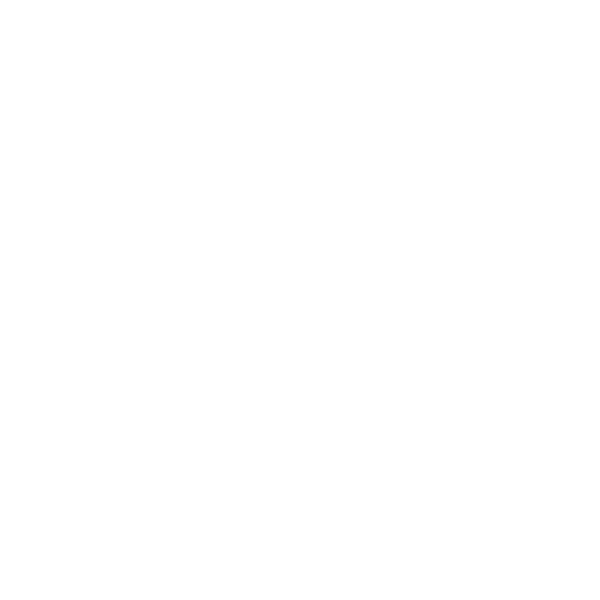
Frame 1 (no input)
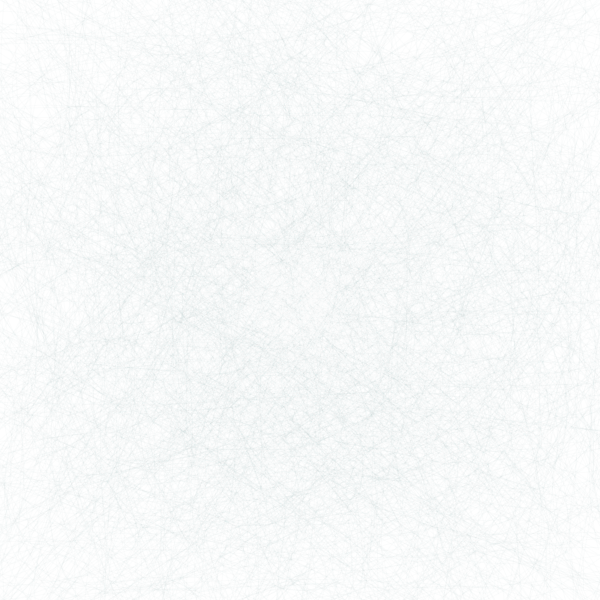
Frame 60 (the mouse pressed at the canvas centre just before this capture)
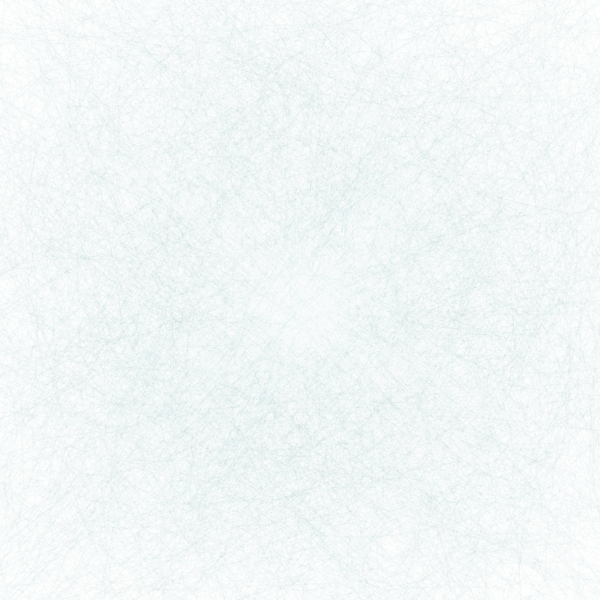
Frame 120 (the mouse held since frame 60 and released just before this capture)

The Processing sketch that drew these frames (run headless with seeded random() and noise(); from frame 60 on, the mouse is pressed at the canvas centre):

// Processing sketch: sketchedpool
// ── sketchedpool.pde
int SIZE;
Scribbler s1, s2,s3;
int baset, tvar;
int SW;
int BG = color(255);

void mousePressed(){
  //background(color(0,100,100, 1));
  s2.white();
}

class Scribbler {
  float x1, y1, x2,y2;
  int slope;
  int r;
  color c;
  int tr;
  color[] colours;
  int cindex;

  Scribbler(float x1, float y1, int r, int s) {
    this.x1 = 0;
    this.y1 = y1;
    this.slope = s;
    this.r = r;
    this.tr = baset + int(random(-tvar, tvar));
    this.colours = new color[] {color(0,100,75),color(0,75,100)};
    this.cindex = 0;
    getNextColour();
  }
  
  void white(){
    c = color(255);
  }
  
  void getNextColour(){
    if(random(5)>4){
      c = color(BG);
    } else {
      c = color(random(75), random(75,175), random(75,225)); 
    }
  }
  void move(){
    x2 = random(0, SIZE);

    y2 = y1 + random(-r,r);
    
    if(random(50)>49){
      x1 = SIZE - x1;
      if(random(5)>3){
            getNextColour();
      }
      
    }

    if(y2 >= SIZE || y2 <= 0){
      y2 = random(0, SIZE);
    }
  }
  
  void scribble() {
    
    tr = baset + int(random(-tvar, tvar));
      
    stroke(c, tr);
    move();
    drawSwoosh();
  }
  void drawMark(float x, float y){
    int s = 5;
    ellipse(x, y, s, s);
  }
  
  void drawSwoosh(){
    noFill();
    float n;
    if(c == color(255)){   
    n = 25.0; }
      else {
     n = 10.0;  
      }  
    float x= x1+random(-r,r);
    float y=y1+random(-r,r);

//    beginShape();
//    vertex(x,y);
//
//    for(int i = 0; i < n; i++){
//      bezierVertex(x, y, x1+ ((1+i)*(x2-x1)/(n*2)), y1 + ((1+i)*(y2-y1)/(2*n)), x1 + ((1+i)*(x2-x1)/n), y1 + ((1+i)*(y2-y1)/n));
//    }
//    endShape();
//    
      //int r = 100;
   x1 = y1 = SIZE*0.5;
   beginShape();
 
  vertex(x1, y1);
  
  for(int i = 0; i < n; i++){

      bezierVertex(getPoint(x1,r), getPoint(y1,r),getPoint(x1,r), getPoint(y1,r),getPoint(x1,r), getPoint(y1,r));
  }    for(int i = 0; i < n; i++){

      bezierVertex(getPoint(x1,r), getPoint(y1,r),getPoint(x1,r), getPoint(y1,r),getPoint(x1,r), getPoint(y1,r));
  }for(int i = 0; i < n; i++){

  
    bezierVertex(getPoint(x1,r), getPoint(y1,r),getPoint(x1,r), getPoint(y1,r),random(SIZE), random(SIZE));
    }
    
  
    endShape();
beginShape();
  vertex(x1, y1);
  stroke(BG,35);

int sm = 30;
for(int i = 0; i < n; i++){

  
    bezierVertex(getPoint(x1,r), getPoint(y1,r),getPoint(x1,r), getPoint(y1,r),x1+random(0-sm,sm), y1+random(0-sm,sm));
    }
    
endShape();

    y1 = y2;
  }
  
  int getPoint(float c, int r){
    int q = SIZE;
  return int(c) + int(random(0-q,q));
}
   void drawLine(){

    float n = 10.0;    
    for(int i = 0; i < n; i++){
      line(x1, y1, x1 + ((1+i)*(x2-x1)/n), y1);
    }
    y1 = y2;
  }
  
  void drawX(float x, float y){
    line(x-slope,y+slope,x+slope,y-slope);
    line(x-slope, y-slope, x+slope, y+slope);
  }
}


void setup() {
  SW = 1;
  SIZE = 600;
  strokeCap(SQUARE);
  surface.setSize(SIZE, SIZE);
  background(BG);

  //background(color(0,100,100, 1));
  strokeWeight(SW);
  baset = 5;
  tvar = 0;
  s2 = new Scribbler(random(SIZE), random(SIZE), 15, 5);
//  s1 = new Scribbler(random(SIZE), random(SIZE), 60, 5);

}

void draw() {
//    s1.scribble();
    s2.scribble();
    //s3.scribble();

}
